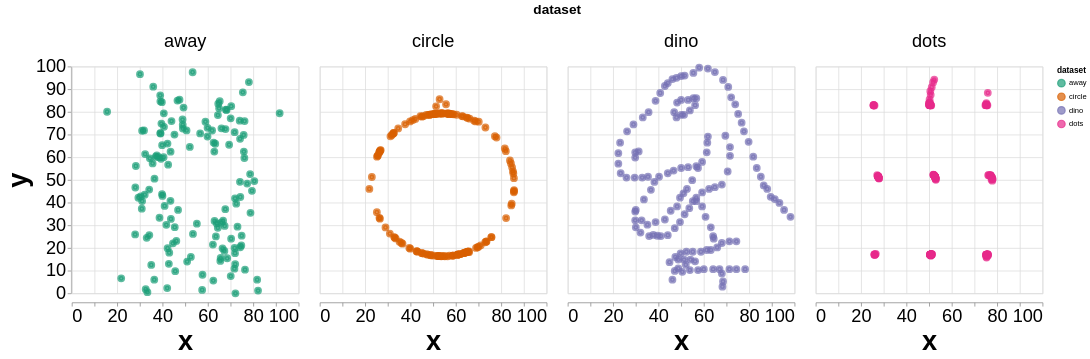

The specification (Vega-Lite) saved for this image:
### Vega-Lite specification from a JSON file in a GitHub repository (floating-point values rounded to 4 significant figures; data arrays with more than 128 entries replaced by an {"elided": "..."} marker saying what was removed)
{"config": {"view": {}, "mark": {}, "axis": {"labelFontSize": 24, "titleFontSize": 36}, "header": {"labelFontSize": 24, "titleFontSize": 18}}, "data": {"name": "data-1491a0a30c1c0eaca4dd1442aaa3a25f"}, "facet": {"column": {"type": "nominal", "field": "dataset"}}, "spec": {"mark": "point", "encoding": {"color": {"type": "nominal", "field": "dataset", "scale": {"scheme": "dark2"}}, "fill": {"type": "nominal", "field": "dataset", "scale": {"scheme": "dark2"}}, "size": {"value": 40}, "stroke": {"type": "nominal", "field": "dataset", "scale": {"scheme": "dark2"}}, "strokeWidth": {"value": 4}, "x": {"type": "quantitative", "field": "x"}, "y": {"type": "quantitative", "field": "y"}}}, "$schema": "https://vega.github.io/schema/vega-lite/v5.json", "datasets": {"data-1491a0a30c1c0eaca4dd1442aaa3a25f": {"elided": "568 records"}}}
